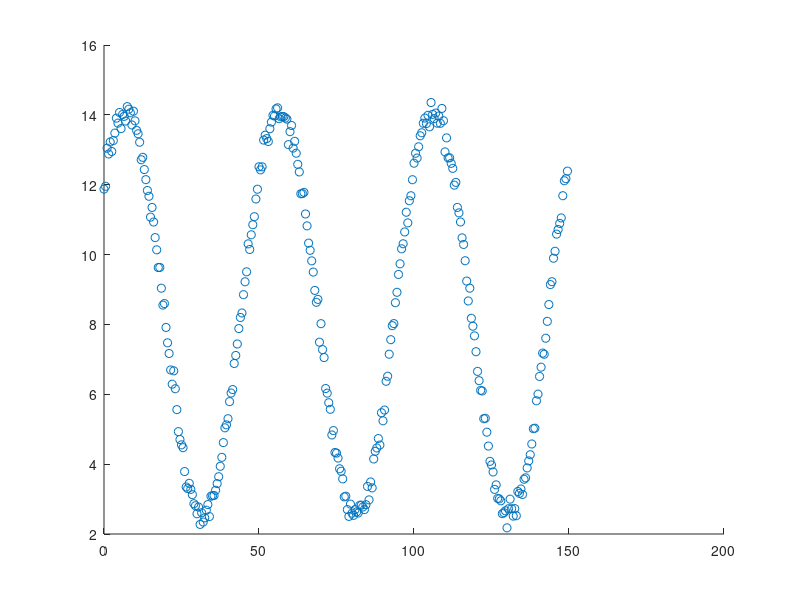

MATLAB code for this plot:
% Enters 300 t-values into a row vector, and then enters 300 y-values into
% a row vector.
t = [0 0.5 1 1.5 2 2.5 3 3.5 4 4.5 5 5.5 6 6.5 7 7.5 8 8.5 9 9.5 10 10.5 11 11.5 12 12.5 13 13.5 14 14.5 15 15.5 16 16.5 17 17.5 18 18.5 19 19.5 20 20.5 21 21.5 22 22.5 23 23.5 24 24.5 25 25.5 26 26.5 27 27.5 28 28.5 29 29.5 30 30.5 31 31.5 32 32.5 33 33.5 34 34.5 35 35.5 36 36.5 37 37.5 38 38.5 39 39.5 40 40.5 41 41.5 42 42.5 43 43.5 44 44.5 45 45.5 46 46.5 47 47.5 48 48.5 49 49.5 50 50.5 51 51.5 52 52.5 53 53.5 54 54.5 55 55.5 56 56.5 57 57.5 58 58.5 59 59.5 60 60.5 61 61.5 62 62.5 63 63.5 64 64.5 65 65.5 66 66.5 67 67.5 68 68.5 69 69.5 70 70.5 71 71.5 72 72.5 73 73.5 74 74.5 75 75.5 76 76.5 77 77.5 78 78.5 79 79.5 80 80.5 81 81.5 82 82.5 83 83.5 84 84.5 85 85.5 86 86.5 87 87.5 88 88.5 89 89.5 90 90.5 91 91.5 92 92.5 93 93.5 94 94.5 95 95.5 96 96.5 97 97.5 98 98.5 99 99.5 100 100.5 101 101.5 102 102.5 103 103.5 104 104.5 105 105.5 106 106.5 107 107.5 108 108.5 109 109.5 110 110.5 111 111.5 112 112.5 113 113.5 114 114.5 115 115.5 116 116.5 117 117.5 118 118.5 119 119.5 120 120.5 121 121.5 122 122.5 123 123.5 124 124.5 125 125.5 126 126.5 127 127.5 128 128.5 129 129.5 130 130.5 131 131.5 132 132.5 133 133.5 134 134.5 135 135.5 136 136.5 137 137.5 138 138.5 139 139.5 140 140.5 141 141.5 142 142.5 143 143.5 144 144.5 145 145.5 146 146.5 147 147.5 148 148.5 149 149.5];
y = [11.874 11.955 13.046 12.88 13.224 12.951 13.264 13.478 13.906 13.763 14.069 13.606 14.01 13.957 13.824 14.236 14.162 14.06 13.711 14.105 13.829 13.557 13.458 13.217 12.715 12.784 12.434 12.145 11.835 11.669 11.072 11.349 10.932 10.486 10.136 9.629 9.6323 9.0375 8.5538 8.598 7.9138 7.4735 7.168 6.6971 6.2885 6.6708 6.1585 5.5608 4.9311 4.7054 4.553 4.4715 3.7879 3.3466 3.2992 3.4513 3.2783 3.1265 2.8675 2.8096 2.5794 2.7715 2.2743 2.6085 2.342 2.4625 2.6811 2.8426 2.4984 3.0838 3.0956 3.1035 3.2526 3.4429 3.6401 3.9382 4.1945 4.6168 5.0399 5.1253 5.3007 5.7904 6.0354 6.1356 6.8822 7.1112 7.4393 7.8815 8.1992 8.3277 8.8519 9.2213 9.5065 10.307 10.146 10.566 10.854 11.084 11.591 11.871 12.514 12.425 12.512 13.278 13.418 13.32 13.238 13.603 13.792 13.988 13.967 14.171 14.201 13.89 13.944 13.955 13.949 13.91 13.878 13.148 13.519 13.695 13.048 13.243 12.902 12.584 12.366 11.741 11.747 11.78 11.162 10.822 10.328 10.122 9.8201 9.4987 8.9742 8.6339 8.717 7.4917 8.0218 7.2791 7.0517 6.165 6.0332 5.7578 5.5703 4.8355 4.9604 4.3339 4.3153 4.1742 3.8682 3.7966 3.5776 3.0625 3.0811 2.6992 2.504 2.8559 2.5964 2.534 2.699 2.631 2.6007 2.8228 2.8239 2.774 2.6987 2.8393 3.3624 2.977 3.4901 3.3203 4.1479 4.3675 4.4634 4.7325 4.5474 5.4721 5.2406 5.5491 6.3721 6.5175 7.1471 7.563 7.9654 8.0241 8.6214 8.9199 9.431 9.7352 10.165 10.309 10.648 11.212 10.907 11.541 11.684 12.143 12.616 12.901 12.764 13.086 13.401 13.488 13.759 13.909 13.751 13.987 13.658 14.353 14.014 13.892 14.051 13.762 13.966 13.758 14.184 13.832 12.939 13.341 12.767 12.771 12.612 12.468 11.988 12.066 11.35 11.194 10.933 10.478 10.29 9.8233 9.2414 8.6723 9.0375 8.1759 7.9486 7.6732 7.2191 6.6558 6.3896 6.1119 6.0953 5.3001 5.3135 4.9153 4.5179 4.0795 3.9765 3.7757 3.2772 3.4067 3.021 3.0045 2.9498 2.5829 2.6097 2.6638 2.1761 2.7233 2.9972 2.7239 2.5118 2.7269 2.5231 3.2175 3.1638 3.2884 3.132 3.5676 3.6079 3.8917 4.092 4.2696 4.5772 5.0155 5.0295 5.8144 6.0036 6.5105 6.776 7.1788 7.1462 7.6053 8.0884 8.5689 9.1409 9.2231 9.8954 10.095 10.585 10.717 10.892 11.049 11.685 12.114 12.173 12.389];

% Solve your least-squares problem here.



% Plots the data
scatter(t,y)

% Uncomment the three lines of code below when you want to plot your
% function on top of the graph.  If your least-squares solution is stored
% in a 3 x 1 vector called beta, then the commands below will plot your
% least-squares curve on top of the scatter plot.

%hold on
%fplot(@(t) beta(1,1) + beta(2,1)*cos(t) + beta(3,1)*sin(t), [0,150])
%hold off